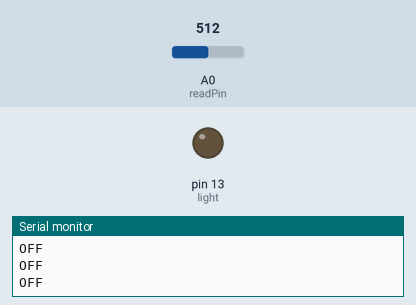
This sketch was run on a simulated Arduino Uno, built with avr-gcc and run on an emulated ATmega328P. Shown: output pins drawn as LEDs (lit = HIGH), the last lines printed to the serial monitor. The test bench sets the inputs (shaded band); at power-on: A0 (readPin) = 512.

Above: at 1.3 s.
1.4 s: A0 (readPin) set to 496
At 2.7 s:
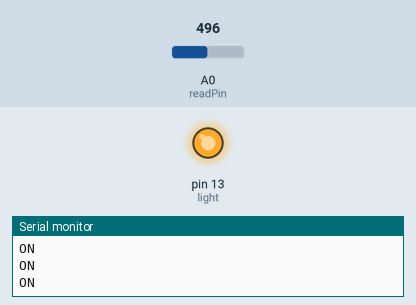
3.0 s: A0 (readPin) set to 521
At 4.1 s:
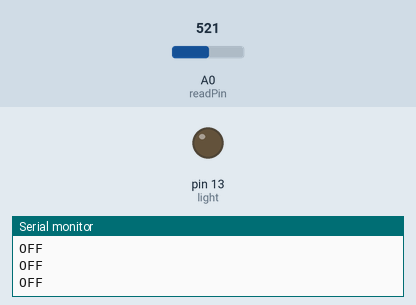
4.5 s: A0 (readPin) set to 511
At 5.3 s:
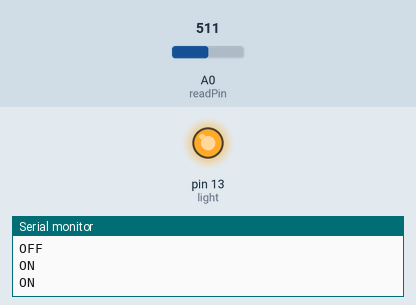
Timing chart, 0 to 7.5 s (numbered marks = the images above; inputs shaded):
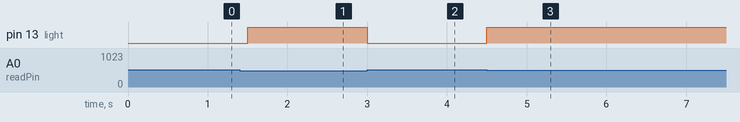

Measured:
- the behaviour switches between 512 and 511 on A0 (readPin) (found by bisection; images 0 and 1)
- after the input at 1.4 s, pin 13 (light): LOW → HIGH after 0.10 s
- after the input at 3.0 s, pin 13 (light): HIGH → LOW at once
- after the input at 4.5 s, pin 13 (light): LOW → HIGH at once

The sketch:

Conditionals_i.ino
```cpp
int readPin=A0;
int light=LED_BUILTIN;
int val;

void setup() {
    pinMode(light, OUTPUT);
    pinMode(readPin, INPUT);
    Serial.begin(9600);
}

void loop() {
  val=analogRead(readPin);
  if (val>511){
    digitalWrite(light, LOW);
    Serial.println("OFF");
}

  else{
    digitalWrite(light, HIGH);
    Serial.println("ON");
}
  delay(500);
}
```
